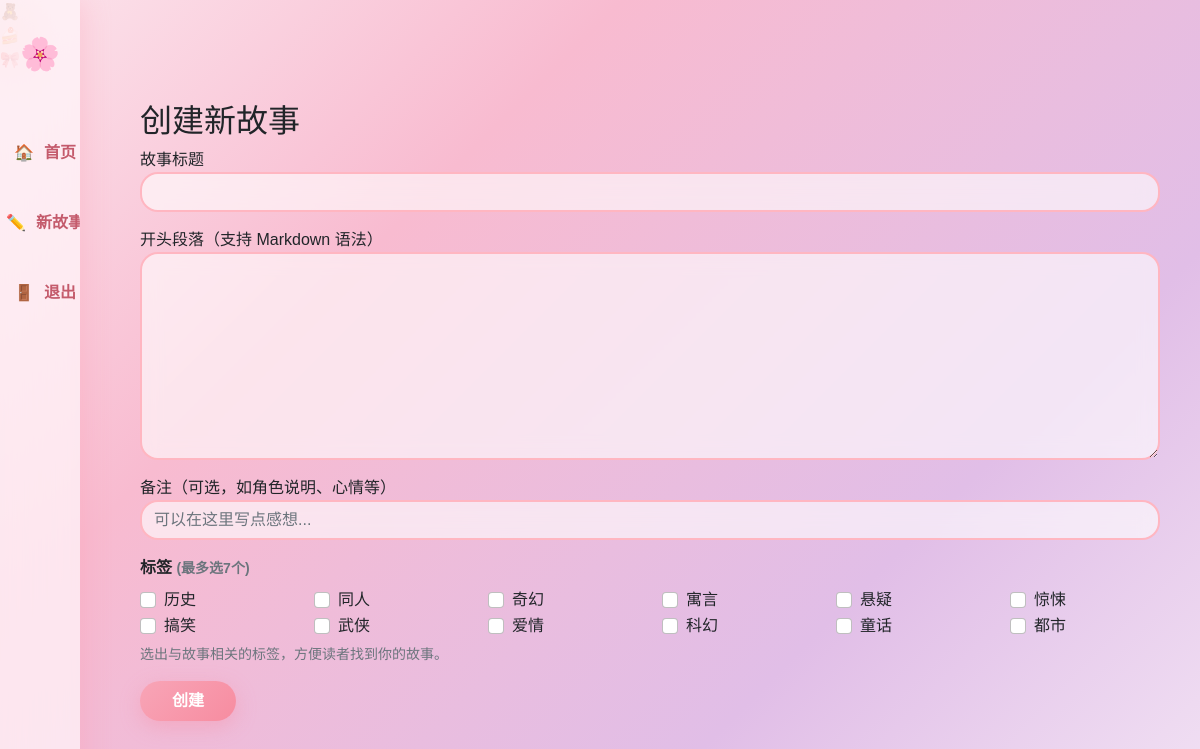
Screenshot of /story/create (signed in) with the database file from the repository.
### models.py (models this page shows)
class Tag(db.Model):
    id = db.Column(db.Integer, primary_key=True)
    name = db.Column(db.String(50), unique=True, nullable=False)

### app.py (the view, shortened to what this page needs)
@app.route('/story/create', methods=['GET', 'POST'])
@login_required
def create_story():
    all_tags = Tag.query.order_by(Tag.name).all()
    return render_page('create_story.html', 'create_story_content.html', all_tags=all_tags)

### app.py (called while the page is built)
@login_manager.user_loader
def load_user(user_id):
    return User.query.get(int(user_id))

def render_page(full_template, content_template, **kwargs):
    if request.headers.get('HX-Request'):
        return render_template(content_template, **kwargs)
    return render_template(full_template, **kwargs)

### templates/create_story.html
{% extends "base.html" %}
{% block content %}
<h2>创建新故事</h2>
<form method="POST" hx-post="/story/create" hx-target="#main-content" hx-swap="innerHTML">
  <div class="mb-3">
    <label>故事标题</label>
    <input name="title" class="form-control" required>
  </div>
  <div class="mb-3">
    <label>开头段落（支持 Markdown 语法）</label>
    <textarea name="content" class="form-control" rows="8" required></textarea>
  </div>
  <div class="mb-3">
    <label>备注（可选，如角色说明、心情等）</label>
    <input type="text" name="note" class="form-control" placeholder="可以在这里写点感想...">
  </div>
  <div class="mb-3">
    <label class="form-label fw-semibold">标签 <small class="text-muted">(最多选7个)</small></label>
    <div class="row">
      {% for tag in all_tags %}
        <div class="col-4 col-md-3 col-lg-2">
          <div class="form-check">
            <input class="form-check-input" type="checkbox" name="tags" value="{{ tag.id }}" id="tag{{ tag.id }}">
            <label class="form-check-label" for="tag{{ tag.id }}">{{ tag.name }}</label>
          </div>
        </div>
      {% endfor %}
    </div>
    <div class="form-text">选出与故事相关的标签，方便读者找到你的故事。</div>
  </div>
  <button type="submit" class="btn btn-primary">创建</button>
</form>
{% endblock %}

### templates/base.html (style rules this page uses)
:root { --pink-100: #fff0f5; --pink-200: #ffe4ec; --pink-300: #ffb6c1; --pink-400: #ff8da1; --purple-100: #f3e8ff; --purple-200: #e9d5ff; --shadow-soft: 0 8px 30px rgba(255, 182, 193, 0.3); --shadow-hover: 0 15px 45px rgba(255, 130, 160, 0.45); --radius-lg: 28px; --radius-md: 18px; }
* { margin: 0; padding: 0; box-sizing: border-box; }
body { font-family: "Nunito", "PingFang SC", "Microsoft YaHei", sans-serif; background: linear-gradient(135deg, #fce4ec 0%, #f8bbd0 30%, #e1bee7 70%, #f3e5f5 100%); background-attachment: fixed; min-height: 100vh; overflow-x: hidden; }
.btn { border-radius: 40px; font-weight: 700; padding: 0.5rem 2rem; position: relative; overflow: hidden; transition: all 0.2s; }
.btn-primary { background: linear-gradient(135deg, #f8a5b7, #f78ca0); border: none; color: white; box-shadow: 0 6px 20px rgba(248, 140, 160, 0.4); }
textarea.form-control, input.form-control { border-radius: var(--radius-md); border: 2px solid #ffb6c1; background: rgba(255, 255, 255, 0.6); backdrop-filter: blur(10px); transition: all 0.3s; }

### rows the page displays
Tag: name "历史"
Tag: name "同人"
Tag: name "奇幻"
Tag: name "寓言"
Tag: name "悬疑"
Tag: name "惊悚"
Tag: name "搞笑"
Tag: name "武侠"
Tag: name "爱情"
Tag: name "科幻"
Tag: name "童话"
Tag: name "都市"
